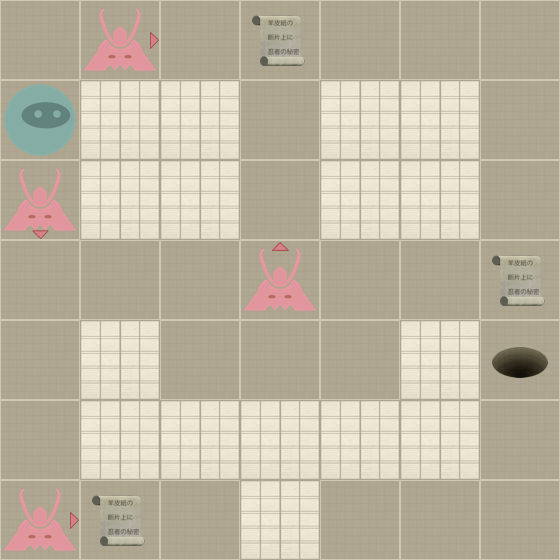

A 2D game scene composited from a Tiled map and its tileset images. What follows is a short description and the map's XML, with each tile layer's data collapsed to a summary:
An orthogonal 7x7 tile map with 80x80 px tiles, 2 tile layers (Level, Actors).

<map version="1.0" orientation="orthogonal" width="7" height="7" tilewidth="80" tileheight="80">
 <properties>
  <property name="moves" value="11" />
 </properties>
 <tileset firstgid="1" name="tiles" tilewidth="80" tileheight="80" spacing="2" margin="2">
  <image source="tiles-ipad.png" width="512" height="512" />
  <tile id="0">
   <properties>
    <property name="actor" value="exit" />
   </properties>
  </tile>
  <tile id="2">
   <properties>
    <property name="actor" value="guard" />
    <property name="direction" value="down" />
   </properties>
  </tile>
  <tile id="3">
   <properties>
    <property name="actor" value="guard" />
    <property name="direction" value="left" />
   </properties>
  </tile>
  <tile id="4">
   <properties>
    <property name="actor" value="guard" />
    <property name="direction" value="right" />
   </properties>
  </tile>
  <tile id="5">
   <properties>
    <property name="actor" value="guard" />
    <property name="direction" value="up" />
   </properties>
  </tile>
  <tile id="7">
   <properties>
    <property name="actor" value="player" />
   </properties>
  </tile>
  <tile id="8">
   <properties>
    <property name="actor" value="scroll" />
   </properties>
  </tile>
  <tile id="9">
   <properties>
    <property name="wall" value="1" />
   </properties>
  </tile>
 </tileset>
 <layer name="Level" width="7" height="7">
  <data>[49 cells, 49 non-empty, 2 distinct tile ids]</data>
 </layer>
 <layer name="Actors" width="7" height="7">
  <data>[49 cells, 9 non-empty, 6 distinct tile ids]</data>
 </layer>
</map>
